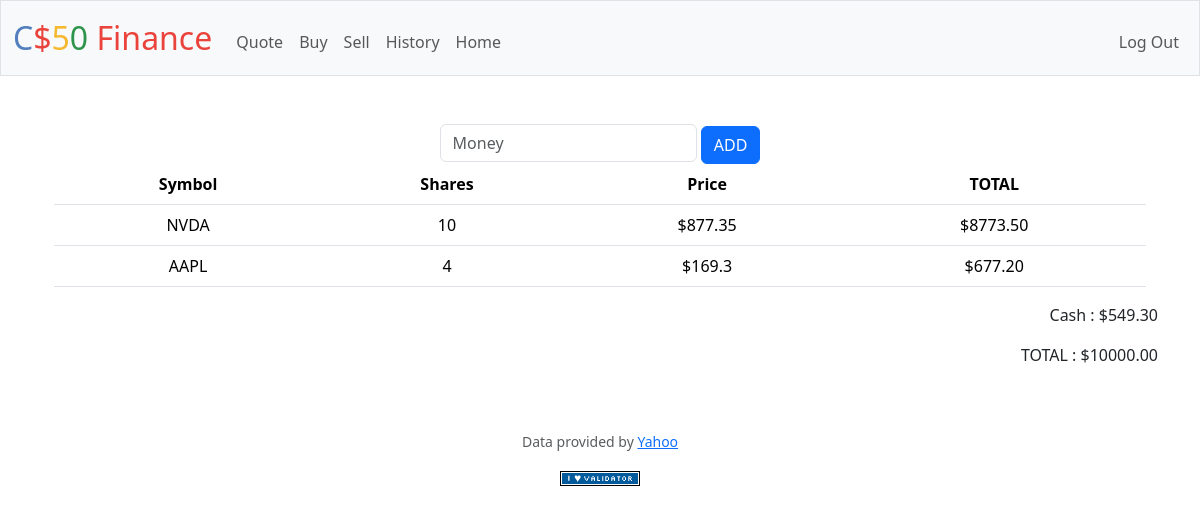
The page / (signed in) on the database its author committed.
### tables this page shows
CREATE TABLE buy(session_id INTEGER PRIMARY KEY AUTOINCREMENT NOT NULL,symbol VARCHAR(100),price NUMERIC NOT NULL,time TIME DEFAULT CURRENT_TIME, user_id INT NOT NULL, shares INT NOT NULL,FOREIGN KEY (user_id) REFERENCES users(id));

### app.py (the view)
@app.route("/")
@login_required
def index():
    rows = db.execute(
        "SELECT symbol,shares,price FROM buy WHERE user_id = ?", session["user_id"]
    )
    cash = db.execute("SELECT cash FROM users WHERE id = ?", session["user_id"])
    total = 0
    for row in rows:
        row["total"] = "{:.2f}".format(
            round(int(row["shares"]) * float(row["price"]), 2)
        )
        total = total + float(row["total"])
    total = "{:.2f}".format(round(total + float(cash[0]["cash"]), 2))
    cash = "{:.2f}".format(round(cash[0]["cash"], 2))
    return render_template("index.html", rows=rows, cash=cash, total=total)

### app.py (called while the page is built)
@app.after_request
def after_request(response):
    response.headers["Cache-Control"] = "no-cache, no-store, must-revalidate"
    response.headers["Expires"] = 0
    response.headers["Pragma"] = "no-cache"
    return response

### helpers.py (called while the page is built)
def login_required(f):
    @wraps(f)
    def decorated_function(*args, **kwargs):
        if session.get("user_id") is None:
            return redirect("/login")
        return f(*args, **kwargs)
    return decorated_function

### templates/index.html (shortened to what this page needs)
{% extends "layout.html" %}
{% block main %}
<div class="container">
  <div>
  <form action="/add" method="post">
        <input style="display: inline-block;" autocomplete="off" autofocus class="form-control mx-auto w-auto" name="money" placeholder="Money" type="text">
    <button class="btn btn-primary" style="display: inline-block;" type="submit">ADD</button>
</form>
</div>
    <table class="table">
      <thead>
        <tr>
          <th>Symbol</th>
          <th>Shares</th>
          <th>Price</th>
          <th>TOTAL</th>
        </tr>
      </thead>
      <tbody>
        {% for item in rows %}
            <tr>
              <td> {{item.symbol}}</td>
              <td> {{item.shares}}</td>
              <td>${{item.price}}</td>
              <td>${{item.total}}</td>
            </tr>
        {% endfor %}
    </tbody>
</table>
</div>
<p style="text-align: right;">Cash : ${{cash}} </p>
<p style="text-align: right;">TOTAL : ${{total}} </p>
{% endblock %}

### rows shown on the page
buy: symbol "NVDA", shares "10", price "877.35", total "8773.50"
buy: symbol "AAPL", shares "4", price "169.3", total "677.20"

### other values the page prints
{{ cash }} "549.30"
{{ total }} "10000.00"
